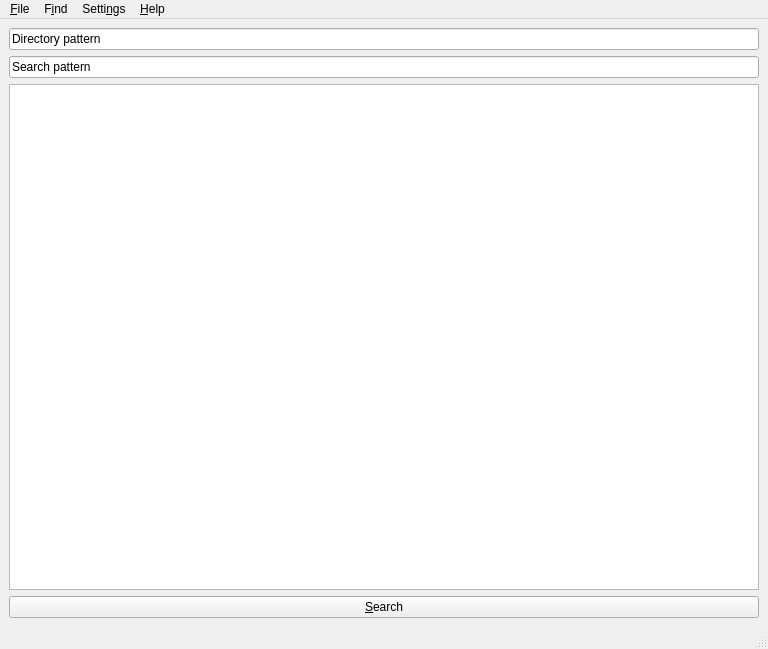
<?xml version="1.0" encoding="UTF-8"?>
<ui version="4.0">
 <class>MainWindow</class>
 <widget class="QMainWindow" name="MainWindow">
  <property name="geometry">
   <rect>
    <x>0</x>
    <y>0</y>
    <width>768</width>
    <height>649</height>
   </rect>
  </property>
  <property name="windowTitle">
   <string>MainWindow</string>
  </property>
  <widget class="QWidget" name="centralwidget">
   <layout class="QGridLayout" name="gridLayout">
    <item row="0" column="0">
     <widget class="QLineEdit" name="lineEdit">
      <property name="text">
       <string>Directory pattern</string>
      </property>
     </widget>
    </item>
    <item row="1" column="0">
     <widget class="QLineEdit" name="lineEdit_2">
      <property name="text">
       <string>Search pattern</string>
      </property>
     </widget>
    </item>
    <item row="3" column="0">
     <widget class="QPushButton" name="pushButton">
      <property name="text">
       <string>&amp;Search</string>
      </property>
      <property name="autoDefault">
       <bool>false</bool>
      </property>
      <property name="default">
       <bool>false</bool>
      </property>
      <property name="flat">
       <bool>false</bool>
      </property>
     </widget>
    </item>
    <item row="2" column="0">
     <widget class="QTextEdit" name="textEdit"/>
    </item>
   </layout>
  </widget>
  <widget class="QMenuBar" name="menubar">
   <property name="geometry">
    <rect>
     <x>0</x>
     <y>0</y>
     <width>768</width>
     <height>22</height>
    </rect>
   </property>
   <widget class="QMenu" name="menuFile">
    <property name="title">
     <string>&amp;File</string>
    </property>
    <addaction name="actionQuit"/>
   </widget>
   <widget class="QMenu" name="menuFind">
    <property name="title">
     <string>F&amp;ind</string>
    </property>
    <addaction name="actionGo"/>
   </widget>
   <widget class="QMenu" name="menuHelp">
    <property name="title">
     <string>&amp;Help</string>
    </property>
    <addaction name="actionAbout"/>
   </widget>
   <widget class="QMenu" name="menuSettings">
    <property name="title">
     <string>Setti&amp;ngs</string>
    </property>
    <addaction name="actionCommon"/>
    <addaction name="actionAdvanced"/>
   </widget>
   <addaction name="menuFile"/>
   <addaction name="menuFind"/>
   <addaction name="menuSettings"/>
   <addaction name="menuHelp"/>
  </widget>
  <widget class="QStatusBar" name="statusbar">
   <property name="enabled">
    <bool>true</bool>
   </property>
  </widget>
  <action name="actionQuit">
   <property name="text">
    <string>&amp;Quit</string>
   </property>
  </action>
  <action name="actionGo">
   <property name="text">
    <string>&amp;Search</string>
   </property>
  </action>
  <action name="actionAbout">
   <property name="text">
    <string>&amp;About</string>
   </property>
  </action>
  <action name="actionCommon">
   <property name="text">
    <string>&amp;Common</string>
   </property>
  </action>
  <action name="actionAdvanced">
   <property name="text">
    <string>Ad&amp;vanced</string>
   </property>
  </action>
 </widget>
 <resources/>
 <connections/>
</ui>
